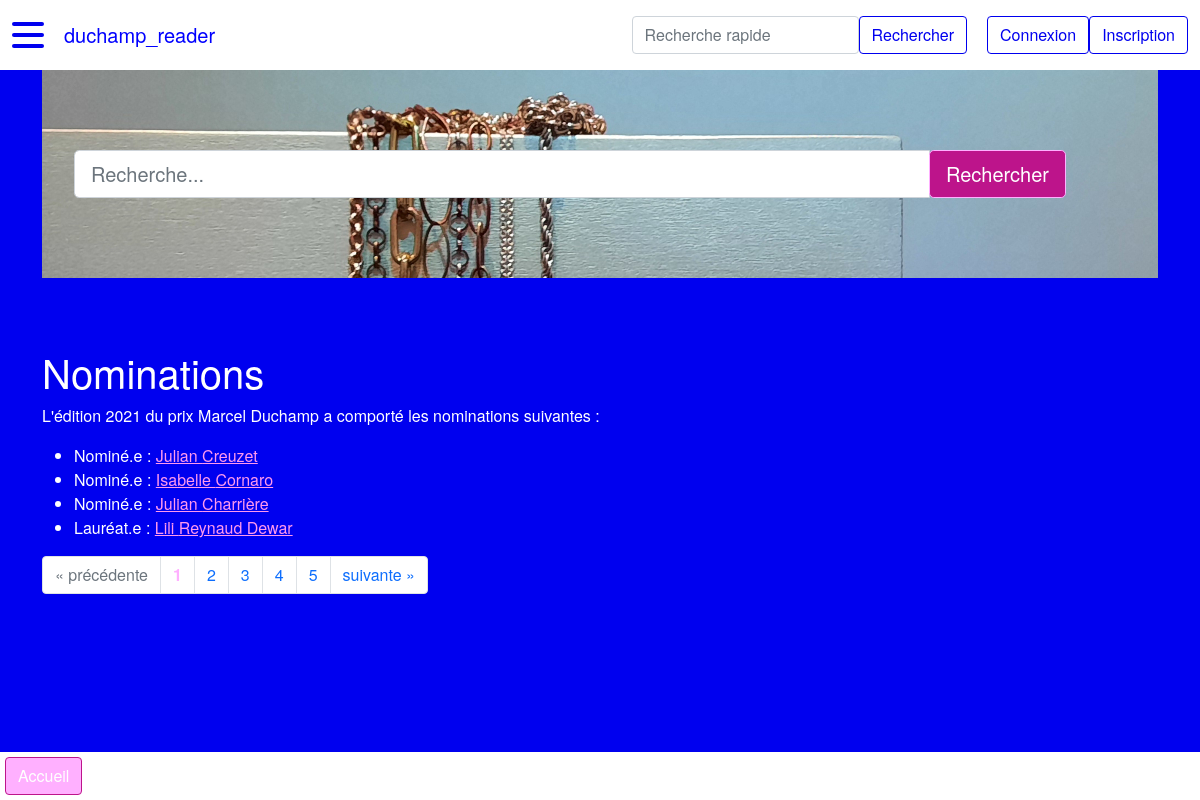
/nomination, run on the app's committed database.
### duchamp_reader/modeles/classes_generic.py (models this page shows, shortened)
class Nomination(db.Model):
    __tablename__ = "nomination"
    id = db.Column(db.Integer, unique=True, nullable=False, primary_key=True, autoincrement=True)
    annee = db.Column(db.Integer, nullable=False) # format YYYY
    laureat = db.Column(db.Boolean, nullable=False, default=0) # 1 si lauréat, 0 si non
    id_artiste = db.Column(db.Integer, db.ForeignKey("artiste.id"), nullable=False)
    id_theme = db.Column(db.Integer, db.ForeignKey("theme.id"), nullable=False)
    classname = db.Column(db.Text, nullable=False, default="nomination")
    authorship = db.relationship("AuthorshipNomination", back_populates="nomination")
    artiste = db.relationship("Artiste", back_populates="nomination")
    theme = db.relationship("Theme", back_populates="nomination", uselist=False)

class Artiste(db.Model):
    __tablename__ = "artiste"
    id = db.Column(db.Integer, unique=True, nullable=False, primary_key=True, autoincrement=True)
    nom = db.Column(db.Text, nullable=False)
    prenom = db.Column(db.Text, nullable=False)
    annee_naissance = db.Column(db.Integer) # format YYYY
    genre = db.Column(db.String(1))  # M : homme, F : femme, A : autre/non-binaire
    id_ville_naissance = db.Column(db.Integer, db.ForeignKey("ville.id"))
    id_ville_residence = db.Column(db.Integer, db.ForeignKey("ville.id"))
    classname = db.Column(db.Text, nullable=False, default="artiste")
    authorship = db.relationship("AuthorshipArtiste", back_populates="artiste")
    represent = db.relationship("RelationRepresente", back_populates="artiste")
    ville_naissance = db.relationship("Ville", foreign_keys=[id_ville_naissance],
                                      backref="artiste_ville_naissance", uselist=False)
    ville_residence = db.relationship("Ville", foreign_keys=[id_ville_residence],
                                      backref="artiste_ville_residence", uselist=False)
    nomination = db.relationship("Nomination", back_populates="artiste", uselist=False)

### duchamp_reader/routes.py (the view)
@app.route("/nomination")
def nomination_index():
    page = request.args.get("page", 1)
    titre = "Nominations"
    if isinstance(page, str) and page.isdigit():
        page = int(page)
    else:
        page = 1
    nominations = Nomination.query.join(Artiste, Nomination.id_artiste == Artiste.id)\
        .join(Theme, Nomination.id_theme == Theme.id)\
        .order_by(Nomination.id.desc()).paginate(page=page, per_page=PERPAGE)
    return render_template("pages/nomination_index.html", titre=titre, nominations=nominations,
                           last_nominations=last_nominations, last_artistes=last_artistes, last_galeries=last_galeries,
                           last_themes=last_themes, last_villes=last_villes)

### duchamp_reader/templates/pages/nomination_index.html (shortened to what this page needs)
{% extends "conteneur.html" %}
{% block homesearch %}
    {% include "partials/recherche.html" %}
{% endblock %}
{% block corps %}
<h1>{{titre}}</h1>
    {% if nominations %}
        <p>L'édition {{nominations.items[1].annee}} du prix Marcel Duchamp a comporté les nominations suivantes :</p>
        <ul>
            {% for nomination in nominations.items %}
                <li>
                    {% if nomination.laureat == 1 %}Lauréat.e {% else %}Nominé.e {% endif %}:
                    <a href="{{url_for('artiste_main', id_artiste=nomination.id_artiste)}}">
                        {{nomination.artiste.prenom}} {{nomination.artiste.nom}}
                    </a>
                </li>
            {% endfor %}
        </ul>
        <nav aria-label="research-pagination">
            <ul class="pagination">
                {% if nominations.has_prev %}
                    <li class="page-item">
                {% else%}
                    <li class="page-item disabled">
                {% endif %}
                        <a class="page-link" href="{{url_for('nomination_index', page=nominations.prev_num)}}" aria-label="Previous">
                            <span aria-hidden="true">&laquo;</span>
                            <span class="sr-only">précédente</span>
                        </a>
                    </li>
                {% for page in nominations.iter_pages() %}
                    {% if page %}
                        {% if page != nominations.page %}
                        <li class="page-item">
                            <a class="page-link" href="{{url_for('nomination_index', page=page)}}">
                                {{page}}
                            </a>
                        </li>
                        {% else %}
                            <li class="page-item active disabled">
                                <a class="page-link"><b style="color: var(--custom-light-pink)">{{page}}</b></a>
                            </li>
                        {% endif %}
                    {% else %}
                    <li class="page-item disabled">
                        <a class="page-link">...</a>
                    </li>
                    {% endif %}
                {% endfor %}
                {% if nominations.has_next %}
                    <li class="page-item">
                {% else %}
                    <li class="page-item disabled">
                {% endif %}
                    <a class="page-link" href="{{url_for('nomination_index', page=nominations.next_num)}}" aria-label="Next">
                        <span class="sr-only">suivante</span>
                        <span aria-hidden="true">&raquo;</span>
                    </a>
                </li>
            </ul>
        </nav>
    {% endif %}
    <div class="basdepage">
        <a class="btn" href="{{url_for('accueil')}}">Accueil</a>
    </div>
{% endblock %}

### duchamp_reader/templates/conteneur.html (shortened to what this page needs)
<!DOCTYPE html>
<html lang="fr">
    <head>
            {% include "partials/css.html" %}
    </head>
    <body>
        <nav class="navbar navbar-expand-md navbar-light bg-light fixed-top" id="mainNav">
            <div class="container-fluid">
                <div class="hamburger-lines">
                    <span class="line line1"></span>
                    <span class="line line2"></span>
                    <span class="line line3"></span>
                </div>
                <a class="navbar-brand" href="{{ url_for('accueil') }}">duchamp_reader</a>
                <form class="form-inline" action="{{url_for('recherche')}}" method="GET">
                    <input class="form-control" name="keyword" type="search" placeholder="Recherche rapide"
                        aria-label="Recherche">
                        <button class="btn btn-outline-info" type="submit">Rechercher</button>
                </form>
                {% if not current_user.is_authenticated %}
                    <a href="{{ url_for('connexion') }}">
                        <button class="btn btn-outline-info">Connexion</button>
                    </a>
                    <a href="{{ url_for('inscription') }}">
                        <button class="btn btn-outline-info">Inscription</button>
                    </a>
                {% else %}
                    <a href="{{ url_for('deconnexion') }}">
                        <button class="btn btn-outline-info">Déconnexion</button>
                    </a>
                {% endif %}
            </div>
        </nav>
        <div class="container">
            {% block homesearch %}{% endblock %}
            <div class="row">
                <div class="col">
                    {% block corps %}{% endblock %}
                </div>
            </div>
        </div>
    </body>
</html>

### duchamp_reader/templates/partials/css.html
<link rel="stylesheet" type="text/css" href="../../static/css/bootstrap.css">

### duchamp_reader/templates/partials/recherche.html
<div class="hero jumbotron">
    <div class="container">
        <form class="form" action="{{url_for('recherche')}}" method='GET'>
            <div class="input-group">
                <input type="search" name="keyword" class="form-control form-control-lg" type="text" placeholder="Recherche...">
                <span class="input-group-btn">
                    <button class="btn btn-primary btn-lg" href="#" role="button">Rechercher</button>
                </span>
            </div>
        </form>
    </div>
</div>

### data on the page
Nomination: annee "2021", laureat "Nominé.e", artiste.prenom "Isabelle", artiste.nom "Cornaro"
Nomination: laureat "Nominé.e", artiste.prenom "Julian", artiste.nom "Creuzet"
Nomination: laureat "Nominé.e", artiste.prenom "Julian", artiste.nom "Charrière"
Nomination: laureat "Lauréat.e", artiste.prenom "Lili", artiste.nom "Reynaud Dewar"

### other printed values
{{ titre }} "Nominations"
{{ page }} "1"
{{ page }} "2" "3" "4" "5"
